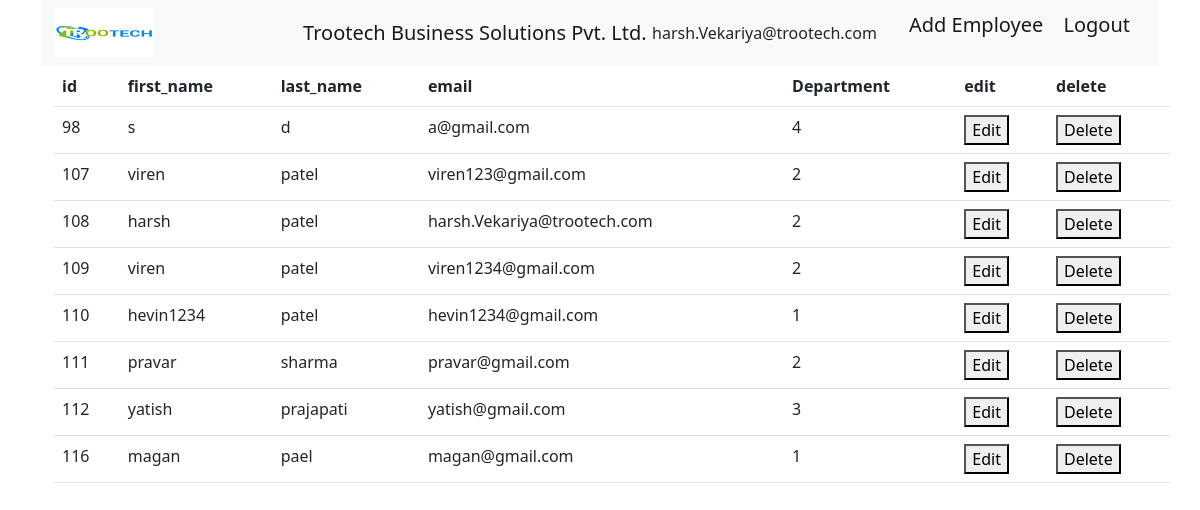
The app's page /employee_list/ (signed in), older data.
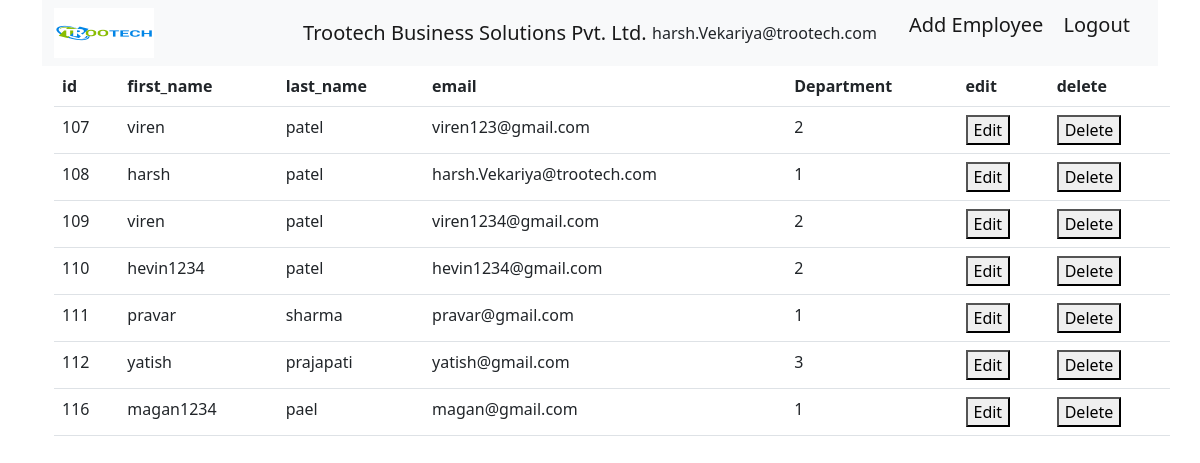
The same page, newer data.
### employee/models.py (models this page shows, shortened)
class Employee(AbstractUser):
    username = models.CharField(max_length=150, blank=True, unique=False)
    email = models.EmailField(max_length=100, unique=True)
    select_role = models.ManyToManyField(Depatment)
    USERNAME_FIELD = 'email'
    REQUIRED_FIELDS = ['username']
    is_deleted = models.BooleanField(default=False)
    @property
    def get_roles(self):
        return [select_value['name'] for select_value in self.select_role.values('name')]

### employee/views.py (the view)
# urls.py: path('employee_list/',views.EmployeeList.as_view(),name = 'employee_list'),
@method_decorator(login_required(login_url="/login/"), name='dispatch')
class EmployeeList(ListView):
    template_name = 'employee_list.html'
    model = Employee
    queryset = Employee.objects.filter(is_deleted = False)
    context_object_name = 'employee'

### templates/employee_list.html (shortened to what this page needs)
{% include 'templates/employee_base.html' %}
<!DOCTYPE html>
<html>
<head>
    <link href=https://cdn.jsdelivr.net/npm/bootstrap@5.2.3/dist/css/bootstrap.min.css rel="stylesheet">
</head>
<body>
    <div class="container" style="width: 2000px">
        <table class="table">
            <thead class="thead-dark">
                <tr>
                    <th scope="col">id</th>
                    <th scope="col">first_name</th>
                    <th scope="col">last_name</th>
                    <th scope="col">email</th>
                    <th scope="col">Department</th>
                    <th scope="col">edit</th>
                    {% if 'HR' and 'ADMIN' and 'CTO' in request.user.get_roles %}
                        <th scope="col">delete</th>
                    {% elif 'DEVELOPER' in request.user.get_roles %}
                        <th scope="col" disabled >delete</th>
                    {% elif 'ADMIN' in request.user.get_roles %}
                        <th scope="col" >delete</th>
                    {% elif 'HR' in request.user.get_roles %}
                        <th scope="col">delete</th>
                    {% elif 'HR' and 'DEVELOPER' in request.user.get_roles %}
                        <th scope="col">delete</th>
                    {% endif %}
                </tr>
            </thead>
            {% for employee_detils in employee %}
            <tr>
                <td>{{employee_detils.id}}</td>
                <td>{{employee_detils.first_name}}</td>
                <td>{{employee_detils.last_name}}</td>
                <td>{{employee_detils.email}}</td>
                <td data-bs-toggle="tooltip" data-bs-placement="left" title="{% for role in employee_detils.select_role.values %}{{ role.name }} &nbsp;{% endfor%}">{{employee_detils.select_role.count}}</td>
                <td>
                    <form method="GET" action="/employee_edit/{{employee_detils.pk}}">
                        <button type="edit">Edit</button>
                    </form>
                {% if 'HR' and 'ADMIN' and 'CTO' in request.user.get_roles %}
                <td>
                    <form method="POST" action="/employee_delete/{{employee_detils.id}}">
                        {% csrf_token %}
                        <button type="submit">Delete</button>
                    </form>
                </td>
                {% elif 'ADMIN' in request.user.get_roles %}
                <td>
                    <form method="POST" action="/employee_delete/{{employee_detils.id}}">
                        <button type="submit">Delete</button>
                    </form>
                </td>
                {% elif 'HR' in request.user.get_roles %}
                <td>
                    <form method="POST" action="/employee_delete/{{employee_detils.id}}">
                        <button type="submit">Delete</button>
                    </form>
                </td>
                {% endif %}
            </tr>
            {% endfor %}
        </table>
    </div>
    <link href=https://cdn.jsdelivr.net/npm/bootstrap@5.2.3/dist/js/bootstrap.min.js rel="stylesheet">
    <link href=https://cdn.jsdelivr.net/npm/bootstrap@5.2.3/dist/js/bootstrap.bundle.min.js rel="stylesheet">
</body>
</html>

### templates/employee_base.html (shortened to what this page needs)
{% load static %}
<!DOCTYPE html>
<html>
    <head>
        <link href=https://cdn.jsdelivr.net/npm/bootstrap@5.2.3/dist/css/bootstrap.min.css rel ="stylesheet">
    </head>
    <body class="container">
        <nav class="navbar navbar-expand-lg bg-light">
            <div class="container-fluid">
              <img src="{%static 'logo.png'%}" width="100" height="50" alt="logo" class="d-inline-block align-text-top">
              <a class="navbar-brand mx-auto" style="width: 200px;">Trootech Business Solutions Pvt. Ltd.</a>
                {% if request.user.is_authenticated %}
                   {{user.email}}
                {% endif %}
                <ul style="list-style-type: none;">
                    <li>
                      {% if 'HR' and 'ADMIN' and 'CTO' in request.user.get_roles %}
                        <a class="navbar-brand" href="{% url 'add_employee'%}" >Add Employee</a>
                      {% elif 'DEVELOPER' in request.user.get_roles %}
                        <a class="navbar-brand"  disabled>Add Employee</a>
                      {% elif 'ADMIN' in request.user.get_roles %}
                        <a class="navbar-brand" href="{% url 'add_employee'%}" >Add Employee</a>
                      {% elif 'HR' in request.user.get_roles %}
                        <a class="navbar-brand" href="{% url 'add_employee'%}" >Add Employee</a>
                      {% elif 'HR' and 'DEVELOPER' in request.user.get_roles %}
                        <a class="navbar-brand" href="{% url 'add_employee'%}" >Add Employee</a>
                      {% endif %}
                        <a class="navbar-brand" href="{% url 'logout' %}">Logout</a>
                    </li>
                </ul>
              </div>
          </nav>
    </body>
</html>

Row changes from the older to the newer data that the page shows:
no longer on this page (row edited): Employee: id "98", first_name "s", last_name "d", email "a@gmail.com", select_role.count "4"
changed Employee "harsh": select_role.count "2" → "1"
changed Employee "hevin1234": select_role.count "1" → "2"
changed Employee "pravar": select_role.count "2" → "1"
changed Employee "pael": first_name "magan" → "magan1234"
